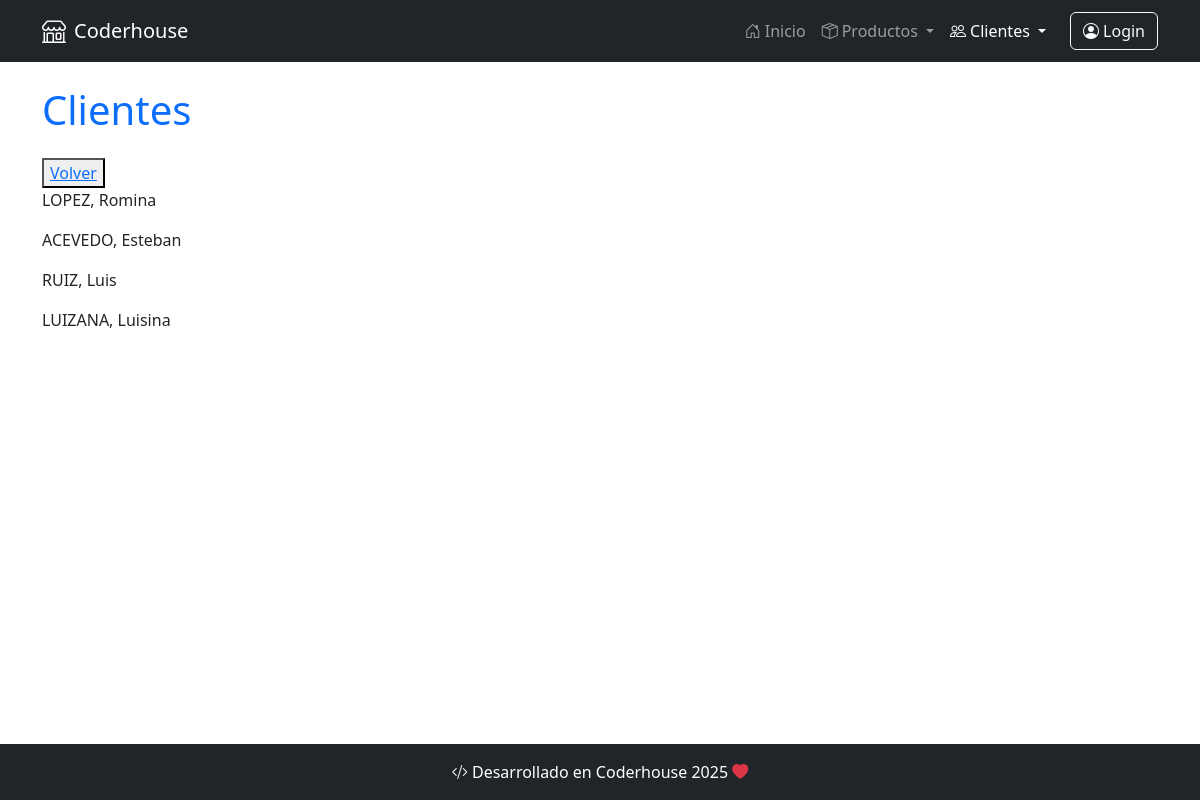
Page /cliente/cliente/list/ on the committed database.
### cliente/models.py (models this page shows)
class Cliente(models.Model):
    nombre = models.CharField(max_length=50)
    apellido = models.CharField(max_length=50)
    nacimiento = models.DateField(null=True, blank=True)
    pais_origen = models.ForeignKey(
        Pais, on_delete=models.SET_NULL, null=True, blank=True
    )
    def __str__(self) -> str:
        return f"{self.apellido.upper()}, {self.nombre}"

### cliente/views.py (the view)
# urls.py: path("cliente/list/", views.cliente_list, name="cliente_list"),
def cliente_list(request):
    clientes = Cliente.objects.all()
    contexto = {"clientes": clientes}
    return render(request, "cliente/cliente_list.html", contexto)

### cliente/templates/cliente/cliente_list.html
{% extends 'core/base.html' %}
{% block title %}
    Clientes
{% endblock title %}
{% block content %}
    <button>
        <a href="{% url 'cliente:index' %}">Volver</a>
    </button>
    {% for cliente in clientes %}
        <p> {{ cliente }} </p>
    {% endfor %}
{% endblock content %}

### core/templates/core/base.html (style rules this page uses)
body { display: flex; flex-direction: column; min-height: 100vh; }

### rows in the picture
Cliente: apellido+nombre "LOPEZ, Romina"
Cliente: apellido+nombre "ACEVEDO, Esteban"
Cliente: apellido+nombre "RUIZ, Luis"
Cliente: apellido+nombre "LUIZANA, Luisina"
